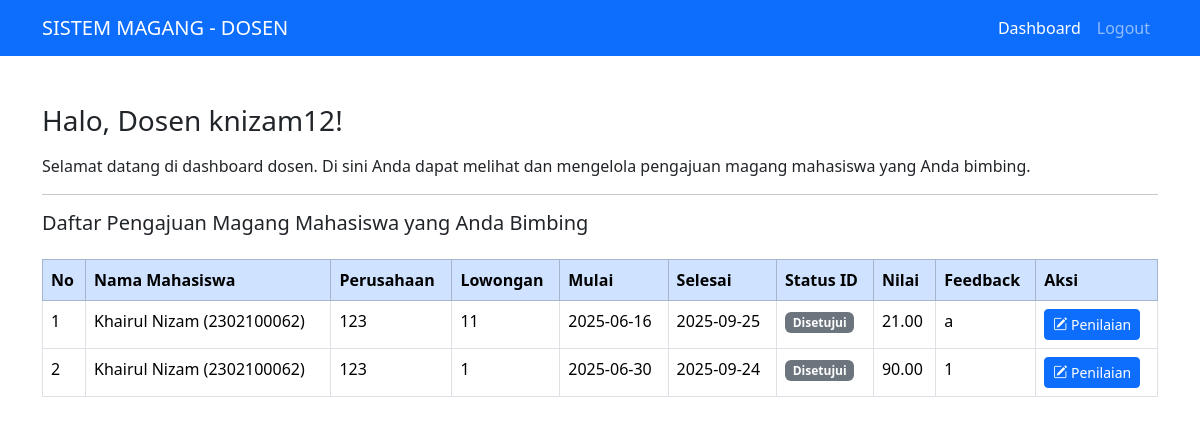
The page /dosen/mahasiswa_bimbingan.php (signed in) on the database its author committed.
### tables this page shows
CREATE TABLE `magang` (
  `id` int(11) NOT NULL,
  `mahasiswa_id` int(11) NOT NULL,
  `lowongan_id` int(11) NOT NULL,
  `tanggal_pengajuan` date NOT NULL,
  `tanggal_mulai` date DEFAULT NULL,
  `tanggal_selesai` date DEFAULT NULL,
  `dokumen` varchar(255) DEFAULT NULL,
  `status` enum('Pending','Disetujui','Ditolak','Selesai','Dibatalkan') DEFAULT 'Pending',
  `dokumen_path` varchar(255) DEFAULT NULL,
  `dosen_pembimbing_id` int(11) DEFAULT NULL,
  `nilai` decimal(5,2) DEFAULT NULL,
  `catatan_dosen` text DEFAULT NULL,
  `feedback_dosen` text DEFAULT NULL,
  `feedback_perusahaan` text DEFAULT NULL,
  `created_at` datetime DEFAULT current_timestamp(),
  `updated_at` datetime DEFAULT current_timestamp() ON UPDATE current_timestamp()
);

CREATE TABLE `users` (
  `id` int(11) NOT NULL,
  `username` varchar(100) NOT NULL,
  `password` varchar(255) NOT NULL,
  `email` varchar(255) DEFAULT NULL,
  `role` enum('admin','mahasiswa','perusahaan','dosen') NOT NULL,
  `nama_lengkap` varchar(255) DEFAULT NULL,
  `nim_nip` varchar(50) DEFAULT NULL,
  `alamat` text DEFAULT NULL,
  `telepon` varchar(20) DEFAULT NULL,
  `created_at` datetime DEFAULT current_timestamp(),
  `updated_at` datetime DEFAULT current_timestamp() ON UPDATE current_timestamp()
);

CREATE TABLE `lowongan_magang` (
  `id` int(11) NOT NULL,
  `perusahaan_id` int(11) NOT NULL,
  `judul_lowongan` varchar(255) NOT NULL,
  `deskripsi` text DEFAULT NULL,
  `persyaratan` text DEFAULT NULL,
  `lokasi` varchar(255) DEFAULT NULL,
  `durasi` varchar(100) DEFAULT NULL,
  `tanggal_posting` date NOT NULL,
  `batas_lamar` date NOT NULL,
  `status_lowongan` enum('Aktif','Ditutup') DEFAULT 'Aktif',
  `created_at` datetime DEFAULT current_timestamp(),
  `updated_at` datetime DEFAULT current_timestamp() ON UPDATE current_timestamp()
);

### dosen/mahasiswa_bimbingan.php (the view, shortened to what this page needs)
<?php
include '../koneksi/config.php';
$dosen_id = $_SESSION['user']['id'];
?>
<!DOCTYPE html>
<html lang="en">
<head>
    <link href="https://cdn.jsdelivr.net/npm/bootstrap@5.3.3/dist/css/bootstrap.min.css" rel="stylesheet">
    <link rel="stylesheet" href="https://cdn.jsdelivr.net/npm/bootstrap-icons@1.11.3/font/bootstrap-icons.min.css">
</head>
<body>
    <nav class="navbar navbar-expand-lg navbar-dark bg-primary fixed-top">
        <div class="container">
            <a class="navbar-brand" href="#">SISTEM MAGANG - DOSEN</a>
            <div class="collapse navbar-collapse" id="navbarNav">
                <ul class="navbar-nav ms-auto">
                    <li class="nav-item">
                        <a class="nav-link active" aria-current="page" href="dashboard_dosen.php">Dashboard</a>
                    </li>
                    <li class="nav-item">
                        <a class="nav-link" href="../logout.php">Logout</a> </li>
                </ul>
            </div>
        </div>
    </nav>
    <div class="container mt-5">
        <h3 class="mb-3">Halo, Dosen <?= htmlspecialchars($_SESSION['user']['nama_lengkap'] ?: $_SESSION['user']['username']) ?>!</h3>
        <p>Selamat datang di dashboard dosen. Di sini Anda dapat melihat dan mengelola pengajuan magang mahasiswa yang Anda bimbing.</p>
        <hr>
        <section id="pengajuan_saya" class="mb-5">
            <h5 class="mb-4">Daftar Pengajuan Magang Mahasiswa yang Anda Bimbing</h5>
            <div class="table-responsive">
                <table class="table table-bordered table-hover">
                    <thead class="table-primary">
                        <tr>
                            <th>No</th>
                            <th>Nama Mahasiswa</th>
                            <th>Perusahaan</th>
                            <th>Lowongan</th>
                            <th>Mulai</th>
                            <th>Selesai</th>
                            <th>Status ID</th>
                            <th>Nilai</th>
                            <th>Feedback</th>
                            <th>Aksi</th>
                        </tr>
                    </thead>
                    <tbody>
                        <?php
                        $no = 1;
                        $query_magang_dosen = "SELECT
                                                    m.id AS magang_id,
                                                    u_mhs.nama_lengkap AS nama_mahasiswa,
                                                    u_mhs.nim_nip AS nim_mahasiswa,
                                                    p_u.username AS nama_perusahaan_lowongan,
                                                    lm.judul_lowongan AS judul_lowongan,
                                                    m.tanggal_mulai,
                                                    m.tanggal_selesai,
                                                    m.status,
                                                    m.dokumen,
                                                    m.nilai,
                                                    m.feedback_dosen
                                               FROM magang m
                                               JOIN users u_mhs ON m.mahasiswa_id = u_mhs.id
                                               JOIN lowongan_magang lm ON m.lowongan_id = lm.id
                                               JOIN users p_u ON lm.perusahaan_id = p_u.id
                                               WHERE m.dosen_pembimbing_id = ?
                                               ORDER BY m.tanggal_pengajuan DESC";
                        $stmt_magang_dosen = mysqli_prepare($conn, $query_magang_dosen);
                        if ($stmt_magang_dosen === false) {
                            echo '<tr><td colspan="10" class="text-center text-danger">Error prepared statement (SELECT): ' . mysqli_error($conn) . '</td></tr>';
                        } else {
                            mysqli_stmt_bind_param($stmt_magang_dosen, "i", $dosen_id);
                            if (!mysqli_stmt_execute($stmt_magang_dosen)) {
                                echo '<tr><td colspan="10" class="text-center text-danger">Error executing SELECT query: ' . mysqli_stmt_error($stmt_magang_dosen) . '</td></tr>';
                            } else {
                                $result_magang_dosen = mysqli_stmt_get_result($stmt_magang_dosen);
                                if (mysqli_num_rows($result_magang_dosen) > 0) {
                                    while ($row = mysqli_fetch_assoc($result_magang_dosen)) {
                                ?>
                                        <tr>
                                            <td><?php echo $no++; ?></td>
                                            <td><?= htmlspecialchars($row['nama_mahasiswa']); ?> (<?= htmlspecialchars($row['nim_mahasiswa']); ?>)</td>
                                            <td><?= htmlspecialchars($row['nama_perusahaan_lowongan']); ?></td>
                                            <td><?= htmlspecialchars($row['judul_lowongan'] ?? 'N/A'); ?></td>
                                            <td><?= htmlspecialchars($row['tanggal_mulai']); ?></td>
                                            <td><?= htmlspecialchars($row['tanggal_selesai']); ?></td>
                                            <td>
                                                <span class="badge bg-secondary"><?= htmlspecialchars($row['status']); ?></span>
                                            </td>
                                            <td><?php echo empty($row['nilai']) ? 'Belum Ada' : htmlspecialchars($row['nilai']); ?></td>
                                            <td><?php echo empty($row['feedback_dosen']) ? 'Belum Ada' : nl2br(htmlspecialchars($row['feedback_dosen'])); ?></td>
                                            <td>
                                                <button type="button" class="btn btn-sm btn-primary"
                                                    data-bs-toggle="modal" data-bs-target="#penilaianModal"
                                                    data-id="<?= $row['magang_id'] ?>"
                                                    data-mahasiswa="<?= htmlspecialchars($row['nama_mahasiswa'] . ' (' . $row['nim_mahasiswa'] . ')') ?>"
                                                    data-perusahaan="<?= htmlspecialchars($row['nama_perusahaan_lowongan']) ?>"
                                                    data-lowongan="<?= htmlspecialchars($row['judul_lowongan'] ?? 'N/A') ?>"
                                                    data-nilai="<?= htmlspecialchars($row['nilai']) ?>"
                                                    data-feedback="<?= htmlspecialchars($row['feedback_dosen']) ?>">
                                                    <i class="bi bi-pencil-square"></i> Penilaian
                                                </button>
                                            </td>
                                        </tr>
                                <?php
                                    }
                                } else {
                                    echo '<tr><td colspan="10" class="text-center">Belum ada pengajuan magang yang perlu dinilai atau dibimbing.</td></tr>';
                                }
                            }
                        }
                        ?>
                    </tbody>
                </table>
            </div>
        </section>
    </div>
</body>
</html>

### dosen/mahasiswa_bimbingan.php (style rules this page uses)
body { padding-top: 56px; }

### rows shown on the page
magang: mahasiswa.nama_lengkap "Khairul Nizam", mahasiswa.nim_nip "2302100062", users.username "123", lowongan.judul_lowongan "11", tanggal_mulai "2025-06-16", tanggal_selesai "2025-09-25", status "Disetujui", nilai "21.00", feedback_dosen "a"
magang: mahasiswa.nama_lengkap "Khairul Nizam", mahasiswa.nim_nip "2302100062", users.username "123", lowongan.judul_lowongan "1", tanggal_mulai "2025-06-30", tanggal_selesai "2025-09-24", status "Disetujui", nilai "90.00", feedback_dosen "1"

### other values the page prints
$_SESSION['user']['nama_lengkap'] ?: $_SESSION['user']['username'] "knizam12"
